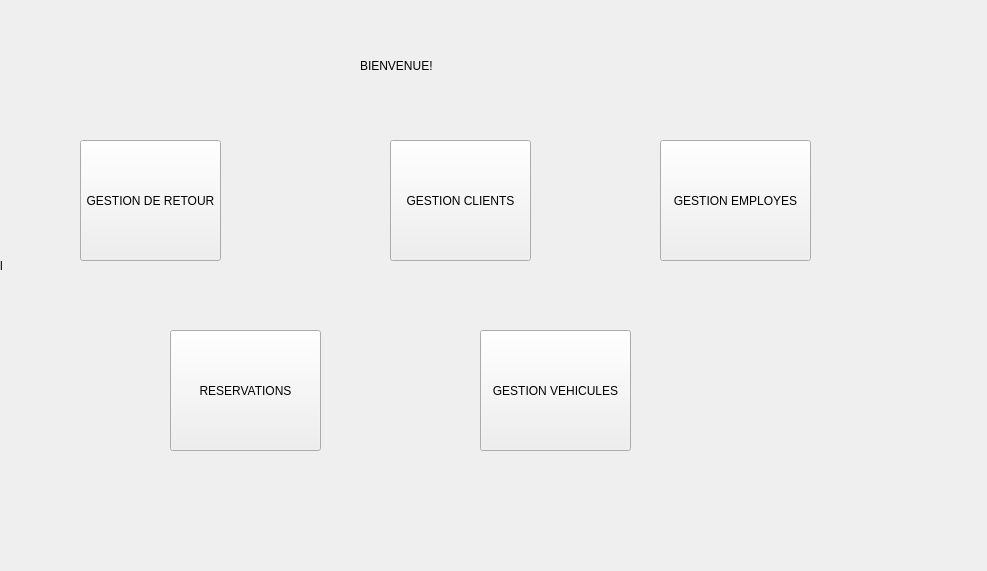
<?xml version="1.0" encoding="UTF-8"?>
<ui version="4.0">
 <class>espacepro</class>
 <widget class="QWidget" name="espacepro">
  <property name="geometry">
   <rect>
    <x>0</x>
    <y>0</y>
    <width>987</width>
    <height>571</height>
   </rect>
  </property>
  <property name="windowTitle">
   <string>Form</string>
  </property>
  <widget class="QLabel" name="label_4">
   <property name="geometry">
    <rect>
     <x>10</x>
     <y>10</y>
     <width>181</width>
     <height>101</height>
    </rect>
   </property>
   <property name="text">
    <string/>
   </property>
  </widget>
  <widget class="QLabel" name="label_2">
   <property name="geometry">
    <rect>
     <x>360</x>
     <y>50</y>
     <width>241</width>
     <height>31</height>
    </rect>
   </property>
   <property name="text">
    <string>BIENVENUE!</string>
   </property>
  </widget>
  <widget class="QPushButton" name="pushButton_2">
   <property name="geometry">
    <rect>
     <x>390</x>
     <y>140</y>
     <width>141</width>
     <height>121</height>
    </rect>
   </property>
   <property name="text">
    <string>GESTION CLIENTS</string>
   </property>
  </widget>
  <widget class="QPushButton" name="pushButton_4">
   <property name="geometry">
    <rect>
     <x>80</x>
     <y>140</y>
     <width>141</width>
     <height>121</height>
    </rect>
   </property>
   <property name="text">
    <string>GESTION DE RETOUR</string>
   </property>
  </widget>
  <widget class="QPushButton" name="pushButton_5">
   <property name="geometry">
    <rect>
     <x>170</x>
     <y>330</y>
     <width>151</width>
     <height>121</height>
    </rect>
   </property>
   <property name="text">
    <string>RESERVATIONS</string>
   </property>
  </widget>
  <widget class="QPushButton" name="pushButton">
   <property name="geometry">
    <rect>
     <x>660</x>
     <y>140</y>
     <width>151</width>
     <height>121</height>
    </rect>
   </property>
   <property name="text">
    <string>GESTION EMPLOYES</string>
   </property>
  </widget>
  <widget class="QPushButton" name="pushButton_3">
   <property name="geometry">
    <rect>
     <x>480</x>
     <y>330</y>
     <width>151</width>
     <height>121</height>
    </rect>
   </property>
   <property name="text">
    <string>GESTION VEHICULES</string>
   </property>
  </widget>
  <widget class="QLabel" name="label_8">
   <property name="geometry">
    <rect>
     <x>0</x>
     <y>0</y>
     <width>951</width>
     <height>531</height>
    </rect>
   </property>
   <property name="text">
    <string>l</string>
   </property>
  </widget>
  <zorder>label_8</zorder>
  <zorder>label_4</zorder>
  <zorder>label_2</zorder>
  <zorder>pushButton_2</zorder>
  <zorder>pushButton_4</zorder>
  <zorder>pushButton_5</zorder>
  <zorder>pushButton</zorder>
  <zorder>pushButton_3</zorder>
 </widget>
 <resources/>
 <connections/>
</ui>
